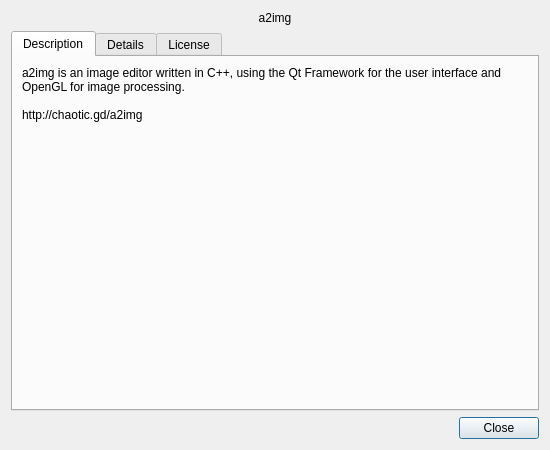
<?xml version="1.0" encoding="UTF-8"?>
<ui version="4.0">
 <class>AboutDialog</class>
 <widget class="QDialog" name="AboutDialog">
  <property name="geometry">
   <rect>
    <x>0</x>
    <y>0</y>
    <width>550</width>
    <height>450</height>
   </rect>
  </property>
  <property name="minimumSize">
   <size>
    <width>550</width>
    <height>450</height>
   </size>
  </property>
  <property name="maximumSize">
   <size>
    <width>800</width>
    <height>800</height>
   </size>
  </property>
  <property name="windowTitle">
   <string>About</string>
  </property>
  <layout class="QVBoxLayout" name="verticalLayout">
   <item>
    <widget class="QLabel" name="logo">
     <property name="text">
      <string>a2img</string>
     </property>
     <property name="alignment">
      <set>Qt::AlignCenter</set>
     </property>
    </widget>
   </item>
   <item>
    <widget class="QTabWidget" name="sections">
     <property name="currentIndex">
      <number>0</number>
     </property>
     <widget class="QWidget" name="descriptionSection">
      <attribute name="title">
       <string>Description</string>
      </attribute>
      <layout class="QVBoxLayout" name="verticalLayout_2">
       <item>
        <widget class="QLabel" name="description">
         <property name="text">
          <string>a2img is an image editor written in C++, using the Qt Framework for the user interface and OpenGL for image processing.

http://chaotic.gd/a2img</string>
         </property>
         <property name="wordWrap">
          <bool>true</bool>
         </property>
        </widget>
       </item>
       <item>
        <spacer name="verticalSpacer">
         <property name="orientation">
          <enum>Qt::Vertical</enum>
         </property>
         <property name="sizeHint" stdset="0">
          <size>
           <width>20</width>
           <height>40</height>
          </size>
         </property>
        </spacer>
       </item>
      </layout>
     </widget>
     <widget class="QWidget" name="detailsSection">
      <attribute name="title">
       <string>Details</string>
      </attribute>
      <layout class="QHBoxLayout" name="horizontalLayout">
       <item>
        <widget class="QListWidget" name="detailsCategoryList">
         <property name="maximumSize">
          <size>
           <width>128</width>
           <height>16777215</height>
          </size>
         </property>
        </widget>
       </item>
       <item>
        <widget class="QPlainTextEdit" name="detailsText">
         <property name="readOnly">
          <bool>true</bool>
         </property>
        </widget>
       </item>
      </layout>
     </widget>
     <widget class="QWidget" name="licenseSection">
      <attribute name="title">
       <string>License</string>
      </attribute>
      <layout class="QGridLayout" name="gridLayout">
       <item row="0" column="0">
        <widget class="QPlainTextEdit" name="licenseBox">
         <property name="readOnly">
          <bool>true</bool>
         </property>
         <property name="plainText">
          <string>                    GNU GENERAL PUBLIC LICENSE
                       Version 3, 29 June 2007

 Copyright (C) 2007 Free Software Foundation, Inc. &lt;https://fsf.org/&gt;
 Everyone is permitted to copy and distribute verbatim copies
 of this license document, but changing it is not allowed.

                            Preamble

  The GNU General Public License is a free, copyleft license for
software and other kinds of works.

  The licenses for most software and other practical works are designed
to take away your freedom to share and change the works.  By contrast,
the GNU General Public License is intended to guarantee your freedom to
share and change all versions of a program--to make sure it remains free
software for all its users.  We, the Free Software Foundation, use the
GNU General Public License for most of our software; it applies also to
any other work released this way by its authors.  You can apply it to
your programs, too.

  When we speak of free software, we are referring to freedom, not
price.  Our General Public Licenses are designed to make sure that you
have the freedom to distribute copies of free software (and charge for
them if you wish), that you receive source code or can get it if you
want it, that you can change the software or use pieces of it in new
free programs, and that you know you can do these things.

  To protect your rights, we need to prevent others from denying you
these rights or asking you to surrender the rights.  Therefore, you have
certain responsibilities if you distribute copies of the software, or if
you modify it: responsibilities to respect the freedom of others.

  For example, if you distribute copies of such a program, whether
gratis or for a fee, you must pass on to the recipients the same
freedoms that you received.  You must make sure that they, too, receive
or can get the source code.  And you must show them these terms so they
know their rights.

  Developers that use the GNU GPL protect your rights with two steps:
(1) assert copyright on the software, and (2) offer you this License
giving you legal permission to copy, distribute and/or modify it.

  For the developers' and authors' protection, the GPL clearly explains
that there is no warranty for this free software.  For both users' and
authors' sake, the GPL requires that modified versions be marked as
changed, so that their problems will not be attributed erroneously to
authors of previous versions.

  Some devices are designed to deny users access to install or run
modified versions of the software inside them, although the manufacturer
can do so.  This is fundamentally incompatible with the aim of
protecting users' freedom to change the software.  The systematic
pattern of such abuse occurs in the area of products for individuals to
use, which is precisely where it is most unacceptable.  Therefore, we
have designed this version of the GPL to prohibit the practice for those
products.  If such problems arise substantially in other domains, we
stand ready to extend this provision to those domains in future versions
of the GPL, as needed to protect the freedom of users.

  Finally, every program is threatened constantly by software patents.
States should not allow patents to restrict development and use of
software on general-purpose computers, but in those that do, we wish to
avoid the special danger that patents applied to a free program could
make it effectively proprietary.  To prevent this, the GPL assures that
patents cannot be used to render the program non-free.

  The precise terms and conditions for copying, distribution and
modification follow.

                       TERMS AND CONDITIONS

  0. Definitions.

  &quot;This License&quot; refers to version 3 of the GNU General Public License.

  &quot;Copyright&quot; also means copyright-like laws that apply to other kinds of
works, such as semiconductor masks.

  &quot;The Program&quot; refers to any copyrightable work licensed under this
License.  Each licensee is addressed as &quot;you&quot;.  &quot;Licensees&quot; and
&quot;recipients&quot; may be individuals or organizations.

  To &quot;modify&quot; a work means to copy from or adapt all or part of the work
in a fashion requiring copyright permission, other than the making of an
exact copy.  The resulting work is called a &quot;modified version&quot; of the
earlier work or a work &quot;based on&quot; the earlier work.

  A &quot;covered work&quot; means either the unmodified Program or a work based
on the Program.

  To &quot;propagate&quot; a work means to do anything with it that, without
permission, would make you directly or secondarily liable for
infringement under applicable copyright law, except executing it on a
computer or modifying a private copy.  Propagation includes copying,
distribution (with or without modification), making available to the
public, and in some countries other activities as well.

  To &quot;convey&quot; a work means any kind of propagation that enables other
parties to make or receive copies.  Mere interaction with a user through
a computer network, with no transfer of a copy, is not conveying.

  An interactive user interface displays &quot;Appropriate Legal Notices&quot;
to the extent that it includes a convenient and prominently visible
feature that (1) displays an appropriate copyright notice, and (2)
tells the user that there is no warranty for the work (except to the
extent that warranties are provided), that licensees may convey the
work under this License, and how to view a copy of this License.  If
the interface presents a list of user commands or options, such as a
menu, a prominent item in the list meets this criterion.

  1. Source Code.

  The &quot;source code&quot; for a work means the preferred form of the work
for making modifications to it.  &quot;Object code&quot; means any non-source
form of a work.

  A &quot;Standard Interface&quot; means an interface that either is an official
standard defined by a recognized standards body, or, in the case of
interfaces specified for a particular programming language, one that
is widely used among developers working in that language.

  The &quot;System Libraries&quot; of an executable work include anything, other
than the work as a whole, that (a) is included in the normal form of
packaging a Major Component, but which is not part of that Major
Component, and (b) serves only to enable use of the work with that
Major Component, or to implement a Standard Interface for which an
implementation is available to the public in source code form.  A
&quot;Major Component&quot;, in this context, means a major essential component
(kernel, window system, and so on) of the specific operating system
(if any) on which the executable work runs, or a compiler used to
produce the work, or an object code interpreter used to run it.

  The &quot;Corresponding Source&quot; for a work in object code form means all
the source code needed to generate, install, and (for an executable
work) run the object code and to modify the work, including scripts to
control those activities.  However, it does not include the work's
System Libraries, or general-purpose tools or generally available free
programs which are used unmodified in performing those activities but
which are not part of the work.  For example, Corresponding Source
includes interface definition files associated with source files for
the work, and the source code for shared libraries and dynamically
linked subprograms that the work is specifically designed to require,
such as by intimate data communication or control flow between those
subprograms and other parts of the work.

  The Corresponding Source need not include anything that users
can regenerate automatically from other parts of the Corresponding
Source.

  The Corresponding Source for a work in source code form is that
same work.

  2. Basic Permissions.

  All rights granted under this License are granted for the term of
copyright on the Program, and are irrevocable provided the stated
conditions are met.  This License explicitly affirms your unlimited
permission to run the unmodified Program.  The output from running a
covered work is covered by this License only if the output, given its
content, constitutes a covered work.  This License acknowledges your
rights of fair use or other equivalent, as provided by copyright law.

  You may make, run and propagate covered works that you do not
convey, without conditions so long as your license otherwise remains
in force.  You may convey covered works to others for the sole purpose
of having them make modifications exclusively for you, or provide you
with facilities for running those works, provided that you comply with
the terms of this License in conveying all material for which you do
not control copyright.  Those thus making or running the covered works
for you must do so exclusively on your behalf, under your direction
and control, on terms that prohibit them from making any copies of
your copyrighted material outside their relationship with you.

  Conveying under any other circumstances is permitted solely under
the conditions stated below.  Sublicensing is not allowed; section 10
makes it unnecessary.

  3. Protecting Users' Legal Rights From Anti-Circumvention Law.

  No covered work shall be deemed part of an effective technological
measure under any applicable law fulfilling obligations under article
11 of the WIPO copyright treaty adopted on 20 December 1996, or
similar laws prohibiting or restricting circumvention of such
measures.

  When you convey a covered work, you waive any legal power to forbid
circumvention of technological measures to the extent such circumvention
is effected by exercising rights under this License with respect to
the covered work, and you disclaim any intention to limit operation or
modification of the work as a means of enforcing, against the work's
users, your or third parties' legal rights to forbid circumvention of
technological measures.

  4. Conveying Verbatim Copies.

  You may convey verbatim copies of the Program's source code as you
receive it, in any medium, provided that you conspicuously and
appropriately publish on each copy an appropriate copyright notice;
keep intact all notices stating that this License and any
non-permissive terms added in accord with section 7 apply to the code;
keep intact all notices of the absence of any warranty; and give all
recipients a copy of this License along with the Program.

  You may charge any price or no price for each copy that you convey,
and you may offer support or warranty protection for a fee.

  5. Conveying Modified Source Versions.

  You may convey a work based on the Program, or the modifications to
produce it from the Program, in the form of source code under the
terms of section 4, provided that you also meet all of these conditions:

    a) The work must carry prominent notices stating that you modified
    it, and giving a relevant date.

    b) The work must carry prominent notices stating that it is
    released under this License and any conditions added under section
    7.  This requirement modifies the requirement in section 4 to
    &quot;keep intact all notices&quot;.

    c) You must license the entire work, as a whole, under this
    License to anyone who comes into possession of a copy.  This
    License will therefore apply, along with any applicable section 7
    additional terms, to the whole of the work, and all its parts,
    regardless of how they are packaged.  This License gives no
    permission to license the work in any other way, but it does not
    invalidate such permission if you have separately received it.

    d) If the work has interactive user interfaces, each must display
    Appropriate Legal Notices; however, if the Program has interactive
    interfaces that do not display Appropriate Legal Notices, your
    work need not make them do so.

  A compilation of a covered work with other separate and independent
works, which are not by their nature extensions of the covered work,
and which are not combined with it such as to form a larger program,
in or on a volume of a storage or distribution medium, is called an
&quot;aggregate&quot; if the compilation and its resulting copyright are not
used to limit the access or legal rights of the compilation's users
beyond what the individual works permit.  Inclusion of a covered work
in an aggregate does not cause this License to apply to the other
parts of the aggregate.

  6. Conveying Non-Source Forms.

  You may convey a covered work in object code form under the terms
of sections 4 and 5, provided that you also convey the
machine-readable Corresponding Source under the terms of this License,
in one of these ways:

    a) Convey the object code in, or embodied in, a physical product
    (including a physical distribution medium), accompanied by the
    Corresponding Source fixed on a durable physical medium
    customarily used for software interchange.

    b) Convey the object code in, or embodied in, a physical product
    (including a physical distribution medium), accompanied by a
    written offer, valid for at least three years and valid for as
    long as you offer spare parts or customer support for that product
    model, to give anyone who possesses the object code either (1) a
    copy of the Corresponding Source for all the software in the
    product that is covered by this License, on a durable physical
    medium customarily used for software interchange, for a price no
    more than your reasonable cost of physically performing this
    conveying of source, or (2) access to copy the
    Corresponding Source from a network server at no charge.

    c) Convey individual copies of the object code with a copy of the
    written offer to provide the Corresponding Source.  This
    alternative is allowed only occasionally and noncommercially, and
    only if you received the object code with such an offer, in accord
    with subsection 6b.

    d) Convey the object code by offering access from a designated
    place (gratis or for a charge), and offer equivalent access to the
    Corresponding Source in the same way through the same place at no
    further charge.  You need not require recipients to copy the
    Corresponding Source along with the object code.  If the place to
    copy the object code is a network server, the Corresponding Source
    may be on a different server (operated by you or a third party)
    that supports equivalent copying facilities, provided you maintain
    clear directions next to the object code saying where to find the
    Corresponding Source.  Regardless of what server hosts the
    Corresponding Source, you remain obligated to ensure that it is
    available for as long as needed to satisfy these requirements.

    e) Convey the object code using peer-to-peer transmission, provided
    you inform other peers where the object code and Corresponding
    Source of the work are being offered to the general public at no
    charge under subsection 6d.

  A separable portion of the object code, whose source code is excluded
from the Corresponding Source as a System Library, need not be
included in conveying the object code work.

  A &quot;User Product&quot; is either (1) a &quot;consumer product&quot;, which means any
tangible personal property which is normally used for personal, family,
or household purposes, or (2) anything designed or sold for incorporation
into a dwelling.  In determining whether a product is a consumer product,
doubtful cases shall be resolved in favor of coverage.  For a particular
product received by a particular user, &quot;normally used&quot; refers to a
typical or common use of that class of product, regardless of the status
of the particular user or of the way in which the particular user
actually uses, or expects or is expected to use, the product.  A product
is a consumer product regardless of whether the product has substantial
commercial, industrial or non-consumer uses, unless such uses represent
the only significant mode of use of the product.

  &quot;Installation Information&quot; for a User Product means any methods,
procedures, authorization keys, or other information required to install
and execute modified versions of a covered work in that User Product from
a modified version of its Corresponding Source.  The information must
suffice to ensure that the continued functioning of the modified object
code is in no case prevented or interfered with solely because
modification has been made.

  If you convey an object code work under this section in, or with, or
specifically for use in, a User Product, and the conveying occurs as
part of a transaction in which the right of possession and use of the
User Product is transferred to the recipient in perpetuity or for a
fixed term (regardless of how the transaction is characterized), the
Corresponding Source conveyed under this section must be accompanied
by the Installation Information.  But this requirement does not apply
if neither you nor any third party retains the ability to install
modified object code on the User Product (for example, the work has
been installed in ROM).

  The requirement to provide Installation Information does not include a
requirement to continue to provide support service, warranty, or updates
for a work that has been modified or installed by the recipient, or for
the User Product in which it has been modified or installed.  Access to a
network may be denied when the modification itself materially and
adversely affects the operation of the network or violates the rules and
protocols for communication across the network.

  Corresponding Source conveyed, and Installation Information provided,
in accord with this section must be in a format that is publicly
documented (and with an implementation available to the public in
source code form), and must require no special password or key for
unpacking, reading or copying.

  7. Additional Terms.

  &quot;Additional permissions&quot; are terms that supplement the terms of this
License by making exceptions from one or more of its conditions.
Additional permissions that are applicable to the entire Program shall
be treated as though they were included in this License, to the extent
that they are valid under applicable law.  If additional permissions
apply only to part of the Program, that part may be used separately
under those permissions, but the entire Program remains governed by
this License without regard to the additional permissions.

  When you convey a copy of a covered work, you may at your option
remove any additional permissions from that copy, or from any part of
it.  (Additional permissions may be written to require their own
removal in certain cases when you modify the work.)  You may place
additional permissions on material, added by you to a covered work,
for which you have or can give appropriate copyright permission.

  Notwithstanding any other provision of this License, for material you
add to a covered work, you may (if authorized by the copyright holders of
that material) supplement the terms of this License with terms:

    a) Disclaiming warranty or limiting liability differently from the
    terms of sections 15 and 16 of this License; or

    b) Requiring preservation of specified reasonable legal notices or
    author attributions in that material or in the Appropriate Legal
    Notices displayed by works containing it; or

    c) Prohibiting misrepresentation of the origin of that material, or
    requiring that modified versions of such material be marked in
    reasonable ways as different from the original version; or

    d) Limiting the use for publicity purposes of names of licensors or
    authors of the material; or

    e) Declining to grant rights under trademark law for use of some
    trade names, trademarks, or service marks; or

    f) Requiring indemnification of licensors and authors of that
    material by anyone who conveys the material (or modified versions of
    it) with contractual assumptions of liability to the recipient, for
    any liability that these contractual assumptions directly impose on
    those licensors and authors.

  All other non-permissive additional terms are considered &quot;further
restrictions&quot; within the meaning of section 10.  If the Program as you
received it, or any part of it, contains a notice stating that it is
governed by this License along with a term that is a further
restriction, you may remove that term.  If a license document contains
a further restriction but permits relicensing or conveying under this
License, you may add to a covered work material governed by the terms
of that license document, provided that the further restriction does
not survive such relicensing or conveying.

  If you add terms to a covered work in accord with this section, you
must place, in the relevant source files, a statement of the
additional terms that apply to those files, or a notice indicating
where to find the applicable terms.

  Additional terms, permissive or non-permissive, may be stated in the
form of a separately written license, or stated as exceptions;
the above requirements apply either way.

  8. Termination.

  You may not propagate or modify a covered work except as expressly
provided under this License.  Any attempt otherwise to propagate or
modify it is void, and will automatically terminate your rights under
this License (including any patent licenses granted under the third
paragraph of section 11).

  However, if you cease all violation of this License, then your
license from a particular copyright holder is reinstated (a)
provisionally, unless and until the copyright holder explicitly and
finally terminates your license, and (b) permanently, if the copyright
holder fails to notify you of the violation by some reasonable means
prior to 60 days after the cessation.

  Moreover, your license from a particular copyright holder is
reinstated permanently if the copyright holder notifies you of the
violation by some reasonable means, this is the first time you have
received notice of violation of this License (for any work) from that
copyright holder, and you cure the violation prior to 30 days after
your receipt of the notice.

  Termination of your rights under this section does not terminate the
licenses of parties who have received copies or rights from you under
this License.  If your rights have been terminated and not permanently
reinstated, you do not qualify to receive new licenses for the same
material under section 10.

  9. Acceptance Not Required for Having Copies.

  You are not required to accept this License in order to receive or
run a copy of the Program.  Ancillary propagation of a covered work
occurring solely as a consequence of using peer-to-peer transmission
to receive a copy likewise does not require acceptance.  However,
nothing other than this License grants you permission to propagate or
modify any covered work.  These actions infringe copyright if you do
not accept this License.  Therefore, by modifying or propagating a
covered work, you indicate your acceptance of this License to do so.

  10. Automatic Licensing of Downstream Recipients.

  Each time you convey a covered work, the recipient automatically
receives a license from the original licensors, to run, modify and
propagate that work, subject to this License.  You are not responsible
for enforcing compliance by third parties with this License.

  An &quot;entity transaction&quot; is a transaction transferring control of an
organization, or substantially all assets of one, or subdividing an
organization, or merging organizations.  If propagation of a covered
work results from an entity transaction, each party to that
transaction who receives a copy of the work also receives whatever
licenses to the work the party's predecessor in interest had or could
give under the previous paragraph, plus a right to possession of the
Corresponding Source of the work from the predecessor in interest, if
the predecessor has it or can get it with reasonable efforts.

  You may not impose any further restrictions on the exercise of the
rights granted or affirmed under this License.  For example, you may
not impose a license fee, royalty, or other charge for exercise of
rights granted under this License, and you may not initiate litigation
(including a cross-claim or counterclaim in a lawsuit) alleging that
any patent claim is infringed by making, using, selling, offering for
sale, or importing the Program or any portion of it.

  11. Patents.

  A &quot;contributor&quot; is a copyright holder who authorizes use under this
License of the Program or a work on which the Program is based.  The
work thus licensed is called the contributor's &quot;contributor version&quot;.

  A contributor's &quot;essential patent claims&quot; are all patent claims
owned or controlled by the contributor, whether already acquired or
hereafter acquired, that would be infringed by some manner, permitted
by this License, of making, using, or selling its contributor version,
but do not include claims that would be infringed only as a
consequence of further modification of the contributor version.  For
purposes of this definition, &quot;control&quot; includes the right to grant
patent sublicenses in a manner consistent with the requirements of
this License.

  Each contributor grants you a non-exclusive, worldwide, royalty-free
patent license under the contributor's essential patent claims, to
make, use, sell, offer for sale, import and otherwise run, modify and
propagate the contents of its contributor version.

  In the following three paragraphs, a &quot;patent license&quot; is any express
agreement or commitment, however denominated, not to enforce a patent
(such as an express permission to practice a patent or covenant not to
sue for patent infringement).  To &quot;grant&quot; such a patent license to a
party means to make such an agreement or commitment not to enforce a
patent against the party.

  If you convey a covered work, knowingly relying on a patent license,
and the Corresponding Source of the work is not available for anyone
to copy, free of charge and under the terms of this License, through a
publicly available network server or other readily accessible means,
then you must either (1) cause the Corresponding Source to be so
available, or (2) arrange to deprive yourself of the benefit of the
patent license for this particular work, or (3) arrange, in a manner
consistent with the requirements of this License, to extend the patent
license to downstream recipients.  &quot;Knowingly relying&quot; means you have
actual knowledge that, but for the patent license, your conveying the
covered work in a country, or your recipient's use of the covered work
in a country, would infringe one or more identifiable patents in that
country that you have reason to believe are valid.

  If, pursuant to or in connection with a single transaction or
arrangement, you convey, or propagate by procuring conveyance of, a
covered work, and grant a patent license to some of the parties
receiving the covered work authorizing them to use, propagate, modify
or convey a specific copy of the covered work, then the patent license
you grant is automatically extended to all recipients of the covered
work and works based on it.

  A patent license is &quot;discriminatory&quot; if it does not include within
the scope of its coverage, prohibits the exercise of, or is
conditioned on the non-exercise of one or more of the rights that are
specifically granted under this License.  You may not convey a covered
work if you are a party to an arrangement with a third party that is
in the business of distributing software, under which you make payment
to the third party based on the extent of your activity of conveying
the work, and under which the third party grants, to any of the
parties who would receive the covered work from you, a discriminatory
patent license (a) in connection with copies of the covered work
conveyed by you (or copies made from those copies), or (b) primarily
for and in connection with specific products or compilations that
contain the covered work, unless you entered into that arrangement,
or that patent license was granted, prior to 28 March 2007.

  Nothing in this License shall be construed as excluding or limiting
any implied license or other defenses to infringement that may
otherwise be available to you under applicable patent law.

  12. No Surrender of Others' Freedom.

  If conditions are imposed on you (whether by court order, agreement or
otherwise) that contradict the conditions of this License, they do not
excuse you from the conditions of this License.  If you cannot convey a
covered work so as to satisfy simultaneously your obligations under this
License and any other pertinent obligations, then as a consequence you may
not convey it at all.  For example, if you agree to terms that obligate you
to collect a royalty for further conveying from those to whom you convey
the Program, the only way you could satisfy both those terms and this
License would be to refrain entirely from conveying the Program.

  13. Use with the GNU Affero General Public License.

  Notwithstanding any other provision of this License, you have
permission to link or combine any covered work with a work licensed
under version 3 of the GNU Affero General Public License into a single
combined work, and to convey the resulting work.  The terms of this
License will continue to apply to the part which is the covered work,
but the special requirements of the GNU Affero General Public License,
section 13, concerning interaction through a network will apply to the
combination as such.

  14. Revised Versions of this License.

  The Free Software Foundation may publish revised and/or new versions of
the GNU General Public License from time to time.  Such new versions will
be similar in spirit to the present version, but may differ in detail to
address new problems or concerns.

  Each version is given a distinguishing version number.  If the
Program specifies that a certain numbered version of the GNU General
Public License &quot;or any later version&quot; applies to it, you have the
option of following the terms and conditions either of that numbered
version or of any later version published by the Free Software
Foundation.  If the Program does not specify a version number of the
GNU General Public License, you may choose any version ever published
by the Free Software Foundation.

  If the Program specifies that a proxy can decide which future
versions of the GNU General Public License can be used, that proxy's
public statement of acceptance of a version permanently authorizes you
to choose that version for the Program.

  Later license versions may give you additional or different
permissions.  However, no additional obligations are imposed on any
author or copyright holder as a result of your choosing to follow a
later version.

  15. Disclaimer of Warranty.

  THERE IS NO WARRANTY FOR THE PROGRAM, TO THE EXTENT PERMITTED BY
APPLICABLE LAW.  EXCEPT WHEN OTHERWISE STATED IN WRITING THE COPYRIGHT
HOLDERS AND/OR OTHER PARTIES PROVIDE THE PROGRAM &quot;AS IS&quot; WITHOUT WARRANTY
OF ANY KIND, EITHER EXPRESSED OR IMPLIED, INCLUDING, BUT NOT LIMITED TO,
THE IMPLIED WARRANTIES OF MERCHANTABILITY AND FITNESS FOR A PARTICULAR
PURPOSE.  THE ENTIRE RISK AS TO THE QUALITY AND PERFORMANCE OF THE PROGRAM
IS WITH YOU.  SHOULD THE PROGRAM PROVE DEFECTIVE, YOU ASSUME THE COST OF
ALL NECESSARY SERVICING, REPAIR OR CORRECTION.

  16. Limitation of Liability.

  IN NO EVENT UNLESS REQUIRED BY APPLICABLE LAW OR AGREED TO IN WRITING
WILL ANY COPYRIGHT HOLDER, OR ANY OTHER PARTY WHO MODIFIES AND/OR CONVEYS
THE PROGRAM AS PERMITTED ABOVE, BE LIABLE TO YOU FOR DAMAGES, INCLUDING ANY
GENERAL, SPECIAL, INCIDENTAL OR CONSEQUENTIAL DAMAGES ARISING OUT OF THE
USE OR INABILITY TO USE THE PROGRAM (INCLUDING BUT NOT LIMITED TO LOSS OF
DATA OR DATA BEING RENDERED INACCURATE OR LOSSES SUSTAINED BY YOU OR THIRD
PARTIES OR A FAILURE OF THE PROGRAM TO OPERATE WITH ANY OTHER PROGRAMS),
EVEN IF SUCH HOLDER OR OTHER PARTY HAS BEEN ADVISED OF THE POSSIBILITY OF
SUCH DAMAGES.

  17. Interpretation of Sections 15 and 16.

  If the disclaimer of warranty and limitation of liability provided
above cannot be given local legal effect according to their terms,
reviewing courts shall apply local law that most closely approximates
an absolute waiver of all civil liability in connection with the
Program, unless a warranty or assumption of liability accompanies a
copy of the Program in return for a fee.

                     END OF TERMS AND CONDITIONS

            How to Apply These Terms to Your New Programs

  If you develop a new program, and you want it to be of the greatest
possible use to the public, the best way to achieve this is to make it
free software which everyone can redistribute and change under these terms.

  To do so, attach the following notices to the program.  It is safest
to attach them to the start of each source file to most effectively
state the exclusion of warranty; and each file should have at least
the &quot;copyright&quot; line and a pointer to where the full notice is found.

    &lt;one line to give the program's name and a brief idea of what it does.&gt;
    Copyright (C) &lt;year&gt;  &lt;name of author&gt;

    This program is free software: you can redistribute it and/or modify
    it under the terms of the GNU General Public License as published by
    the Free Software Foundation, either version 3 of the License, or
    (at your option) any later version.

    This program is distributed in the hope that it will be useful,
    but WITHOUT ANY WARRANTY; without even the implied warranty of
    MERCHANTABILITY or FITNESS FOR A PARTICULAR PURPOSE.  See the
    GNU General Public License for more details.

    You should have received a copy of the GNU General Public License
    along with this program.  If not, see &lt;https://www.gnu.org/licenses/&gt;.

Also add information on how to contact you by electronic and paper mail.

  If the program does terminal interaction, make it output a short
notice like this when it starts in an interactive mode:

    &lt;program&gt;  Copyright (C) &lt;year&gt;  &lt;name of author&gt;
    This program comes with ABSOLUTELY NO WARRANTY; for details type `show w'.
    This is free software, and you are welcome to redistribute it
    under certain conditions; type `show c' for details.

The hypothetical commands `show w' and `show c' should show the appropriate
parts of the General Public License.  Of course, your program's commands
might be different; for a GUI interface, you would use an &quot;about box&quot;.

  You should also get your employer (if you work as a programmer) or school,
if any, to sign a &quot;copyright disclaimer&quot; for the program, if necessary.
For more information on this, and how to apply and follow the GNU GPL, see
&lt;https://www.gnu.org/licenses/&gt;.

  The GNU General Public License does not permit incorporating your program
into proprietary programs.  If your program is a subroutine library, you
may consider it more useful to permit linking proprietary applications with
the library.  If this is what you want to do, use the GNU Lesser General
Public License instead of this License.  But first, please read
&lt;https://www.gnu.org/licenses/why-not-lgpl.html&gt;.
</string>
         </property>
        </widget>
       </item>
      </layout>
     </widget>
    </widget>
   </item>
   <item>
    <widget class="QDialogButtonBox" name="buttonBox">
     <property name="orientation">
      <enum>Qt::Horizontal</enum>
     </property>
     <property name="standardButtons">
      <set>QDialogButtonBox::Close</set>
     </property>
    </widget>
   </item>
  </layout>
 </widget>
 <resources/>
 <connections>
  <connection>
   <sender>buttonBox</sender>
   <signal>accepted()</signal>
   <receiver>AboutDialog</receiver>
   <slot>accept()</slot>
   <hints>
    <hint type="sourcelabel">
     <x>248</x>
     <y>254</y>
    </hint>
    <hint type="destinationlabel">
     <x>157</x>
     <y>274</y>
    </hint>
   </hints>
  </connection>
  <connection>
   <sender>buttonBox</sender>
   <signal>rejected()</signal>
   <receiver>AboutDialog</receiver>
   <slot>reject()</slot>
   <hints>
    <hint type="sourcelabel">
     <x>316</x>
     <y>260</y>
    </hint>
    <hint type="destinationlabel">
     <x>286</x>
     <y>274</y>
    </hint>
   </hints>
  </connection>
 </connections>
</ui>
